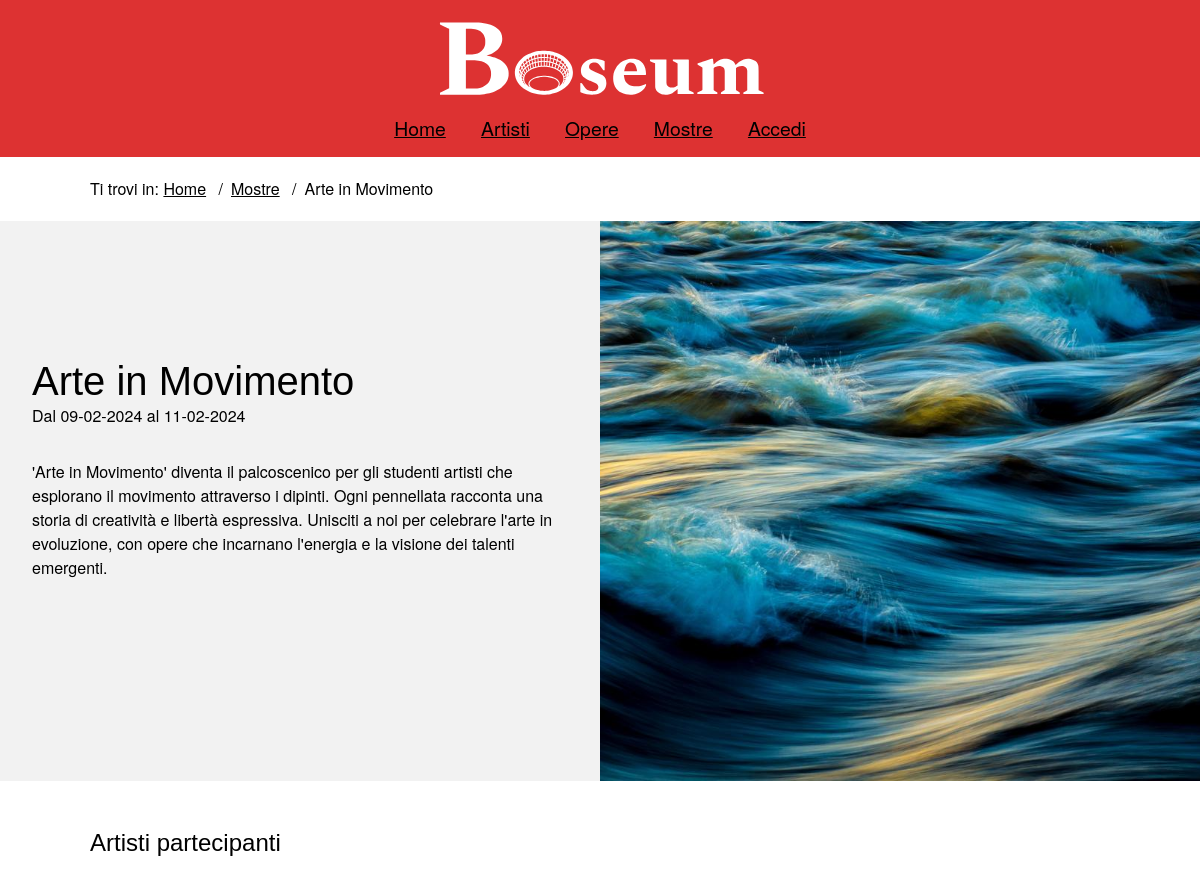
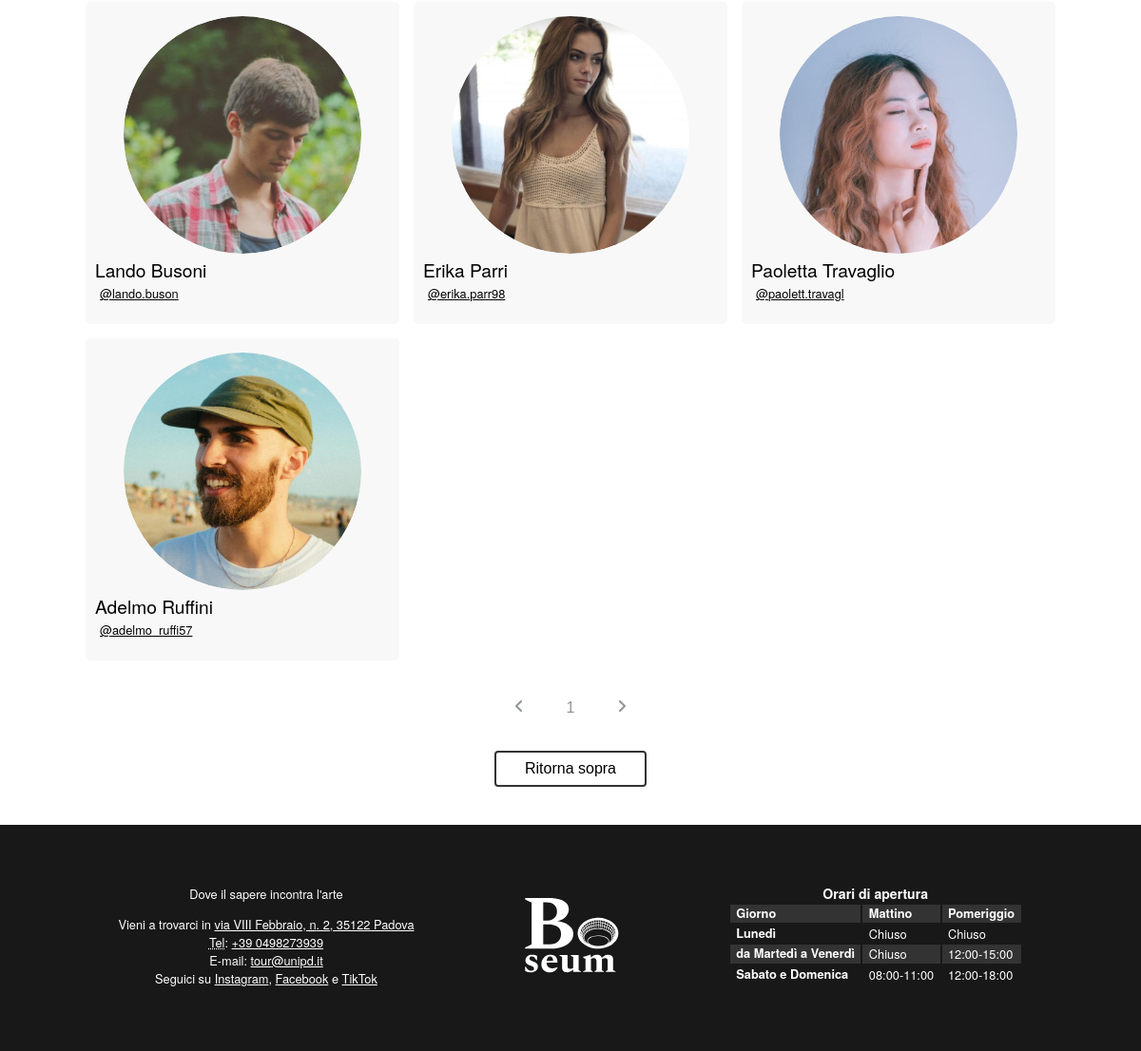
The app's page /php/mostra.php?id=3 with its own data (2 pictures, top to bottom).
### tables this page shows
CREATE TABLE Artshows (
    id INT PRIMARY KEY NOT NULL AUTO_INCREMENT,
    title VARCHAR(100) NOT NULL,
    description VARCHAR(1000) NOT NULL,
    image VARCHAR(100) UNIQUE NOT NULL,
    start_date DATE NOT NULL,
    end_date DATE NOT NULL
);

CREATE TABLE Users (
    id INT PRIMARY KEY NOT NULL AUTO_INCREMENT,
    username VARCHAR(30) NOT NULL UNIQUE,
    password VARCHAR(255) NOT NULL,
    name VARCHAR(30) NOT NULL,
    lastname VARCHAR(30) NOT NULL,
    is_admin BOOLEAN NOT NULL,
    image VARCHAR(100) UNIQUE,
    birth_date DATE,
    birth_place VARCHAR(30),
    biography VARCHAR(1000),
    experience VARCHAR(1000)
);

### php/DBAccess.php (called while the page is built, shortened)
<?php
class DBAccess
{
    private $connection;
    public function openDBConnection()
    {
        try {
            $this->connection = mysqli_connect(
                self::HOST_DB,
                self::USERNAME,
                self::PASSWORD,
                self::DATABASE_NAME
            );
        } catch (\Exception $e) {
            return false;
        }
        return true;
    }
    public function getArtshow($id)
    {
        $query = "SELECT *
                    FROM Artshows
                    WHERE Artshows.id = $id";
        $queryResult = mysqli_query($this->connection, $query) or DBAccess::errorDB(true);
        if (mysqli_num_rows($queryResult) != 0) {
            $result = array();
            while ($row = mysqli_fetch_array($queryResult, MYSQLI_ASSOC)) {
                $result[] = $row;
            }
            return $result;
        } else return null;
    }
    public function getArtshowsPartecipants($id)
    {
        $query = "SELECT Users.id, Users.username, Users.name, Users.lastname, Users.image
                    FROM ArtshowPrenotations JOIN Users ON ArtshowPrenotations.id_artist = Users.id
                    WHERE ArtshowPrenotations.id_artshow = $id";
        $queryResult = mysqli_query($this->connection, $query) or DBAccess::errorDB(true);
        if (mysqli_num_rows($queryResult) != 0) {
            $result = array();
            while ($row = mysqli_fetch_array($queryResult, MYSQLI_ASSOC)) {
                $result[] = $row;
            }
            return $result;
        } else return null;
    }
}

### php/DateManager.php (called while the page is built, shortened)
<?php
class DateManager {
    public static function toDMY($inputDate) {
        $dateTime = DateTime::createFromFormat('Y-m-d', $inputDate);
        return $dateTime->format('d-m-Y');
    }
}
?>

### php/mostra.php (the view, shortened to what this page needs)
<?php
require_once 'DBAccess.php';
require_once 'DateManager.php';
require_once 'utils.php';
$isLoggedIn = isset($_SESSION['logged_id']);
$loginOrProfileTitle = $isLoggedIn ?
        "<a href=\"artista.php?id=".$_SESSION['logged_id']."\"><span lang=\"en\">Account</span></a>"
        : "<a href=\"login.php\">Accedi</a>";
$connection=new DB\DBAccess();
$idArtshow = $_GET["id"];
$infoArtshow = $connection->getArtshow($idArtshow);
$partecipantsArtshow = $connection->getArtshowsPartecipants($idArtshow);
if(!$infoArtshow || sizeof($infoArtshow) <= 0){
    header("location: ../php/404.php");
}else{
    $title = $infoArtshow[0]['title'];
    $description = $infoArtshow[0]['description'];
    $image = $infoArtshow[0]['image'];
    $startDateReverse = $infoArtshow[0]['start_date'];
    $startDate = DateManager::toDMY($startDateReverse);
    $endDateReverse = $infoArtshow[0]['end_date'];
    $endDate = DateManager::toDMY($endDateReverse);
    $partecipantsArtshowContainer = '<p>Attualmente nessun artista ha deciso di partecipare questa mostra.</p>';
    if($partecipantsArtshow && sizeof($partecipantsArtshow) > 0){
        $partecipantsArtshowContainer = "<h2 id=\"top_gallery\">Artisti partecipanti</h2><div class=\"artist_results_section\" id=\"paginated_section\">";
        foreach($partecipantsArtshow as $partecipantArtshow){
            $partecipantsArtshowContainer .= "<div class=\"gallery_item\">
                    <div class=\"artist_gallery_item\">
                        <div class=\"artist_gallery_item_image\">
                            <a
                                href=\"artista.php?id=".$partecipantArtshow['id']."\">
                                <img
                                    src=\"".$partecipantArtshow['image']."\"
                                    alt=\"".$partecipantArtshow['username']."\" />
                            </a>
                        </div>
                        <div class=\"artist_gallery_item_info\">
                            <div class=\"artist_gallery_item_title\">
                                <p>
                                ".$partecipantArtshow['name']." ".$partecipantArtshow['lastname']."
                                </p>
                            </div>
                            <div class=\"artist_mini_preview_info\">
                                <a
                                aria-hidden=\"true\"
                                tabindex=\"-1\"
                                href=\"artista.php?id=".$partecipantArtshow['id']."\"
                                    >".$partecipantArtshow['username']."</a
                                >
                            </div>
                        </div>
                    </div>
                </div>";
        }
        $partecipantsArtshowContainer .= "</div>".addPaginator();
    }
    $prenotationSection = "";
    $mostra = file_get_contents("../templates/mostra.html");
    $mostra = str_replace("{{login_or_profile_title}}", $loginOrProfileTitle, $mostra);
    $mostra = str_replace("{{name}}", $title, $mostra);
    $mostra = str_replace("{{start_date}}", $startDate, $mostra);
    $mostra = str_replace("{{start_date_reversed}}", $startDateReverse, $mostra);
    $mostra = str_replace("{{end_date}}", $endDate, $mostra);
    $mostra = str_replace("{{end_date_reversed}}", $endDateReverse, $mostra);
    $mostra = str_replace("{{description}}", $description, $mostra);
    $mostra = str_replace("{{image}}", $image, $mostra);
    $mostra = str_replace("{{prenotation}}", $prenotationSection, $mostra);
    $mostra = str_replace("{{partecipants}}", $partecipantsArtshowContainer, $mostra);
    echo($mostra);
}
?>

### assets/CSS/mini.css (style rules this page uses)
header { display: flex; align-items: center; justify-content: space-between; }
header h1 { background-image: url("../images/logomini.png"); font-size: 3em; }
#menu { width: max-content; color: white; transition: transform 0.5s ease; z-index: 3; }
#menu nav { position: fixed; right: 0; top: 0; width: 100%; padding: 5em 0 3em 0; background: var(--headerBgColor); transform: translateY(-100%); transition: transform 0.5s ease; }
#menu nav ul { flex-direction: column; align-items: center; margin: auto; }
#menu nav ul li { padding-bottom: 15px; }
#menu nav a { visibility: hidden; }
footer { flex-wrap: wrap-reverse; }
footer div { padding: 2em 1em; }
.gallery_item { margin-top: 2em; max-width: unset; }
#artshow_layout { flex-direction: column; }
.artshow_mainimage { width: 100%; object-fit: cover; }

### assets/CSS/print.css (style rules this page uses)
html { padding: 0.5cm; }
#menu { display: none; }
.breadcrumb, .breadcrumb li { display: inline; list-style: none; }
.breadcrumb li:after { content: "/"; padding: 1em; }
footer { margin-top: 2cm; }
#infofoot { border: 1px solid black; border-radius: 10px; text-align: center; font-size: 0.8em; }
#listinfofoot { list-style: none; }
#logofoot { display: none; }
#orariofoot { display: none; }
.artist_gallery_item { padding: 0.5cm 0 0.5cm; display: flex; flex-direction: row; }
.artist_gallery_item_image img { width: auto; height: 3cm; }
.gallery_item { padding: 0.5cm 0 0.5cm; display: flex; flex-direction: row; }
.artshow_mainimage { display: none; }
#content #artshow_layout .artshow_mainimage { display: block; height: 5cm; width: auto; }
.artist_results_section .gallery_item { display: inline-block; margin-right: 0.5cm; width: 8cm; }
.artist_results_section .gallery_item .artist_gallery_item { padding: 0.5cm; border: 0.5px solid grey; }
.artist_gallery_item_info { margin-left: 0.5cm; width: 3cm; display: flex; flex-direction: column; }
.artist_gallery_item_title, .artist_mini_preview_info { display: flex; }

### records on screen
artshows: mostra "Home Artisti Opere Mostre Ti trovi in: Home Mostre Arte in Movimento Arte in Movimento Dal 09-02-2024 al 11-02-2024 'Arte in Movimento' diventa il palcoscenico per gli studenti artisti che esplorano il movimento attraverso i dipinti. Ogni pennellata racconta una storia di creatività e libertà espressiva. Unisciti a noi per celebrare l'arte in evoluzione, con opere che incarnano l'energia e la visione dei talenti emergenti. Dove il sapere incontra l'arte Vieni a trovarci in via VIII Febbraio, n . 2, 35122 Padova Tel : +39 0498273939 E-mail : tour @unipd.it Seguici su Instagram , Facebook e TikTok Orari di apertura Giorno Mattino Pomeriggio Lunedì Chiuso Chiuso da Martedì a Venerdì Chiuso…", image+description+end_date (picture)
users: image (picture), name "Lando", lastname "Busoni", username "lando.buson"
users: image (picture), name "Erika", lastname "Parri", username "erika.parr98"
users: image (picture), name "Paoletta", lastname "Travaglio", username "paolett.travagl"
users: image (picture), name "Adelmo", lastname "Ruffini", username "adelmo_ruffi57"
